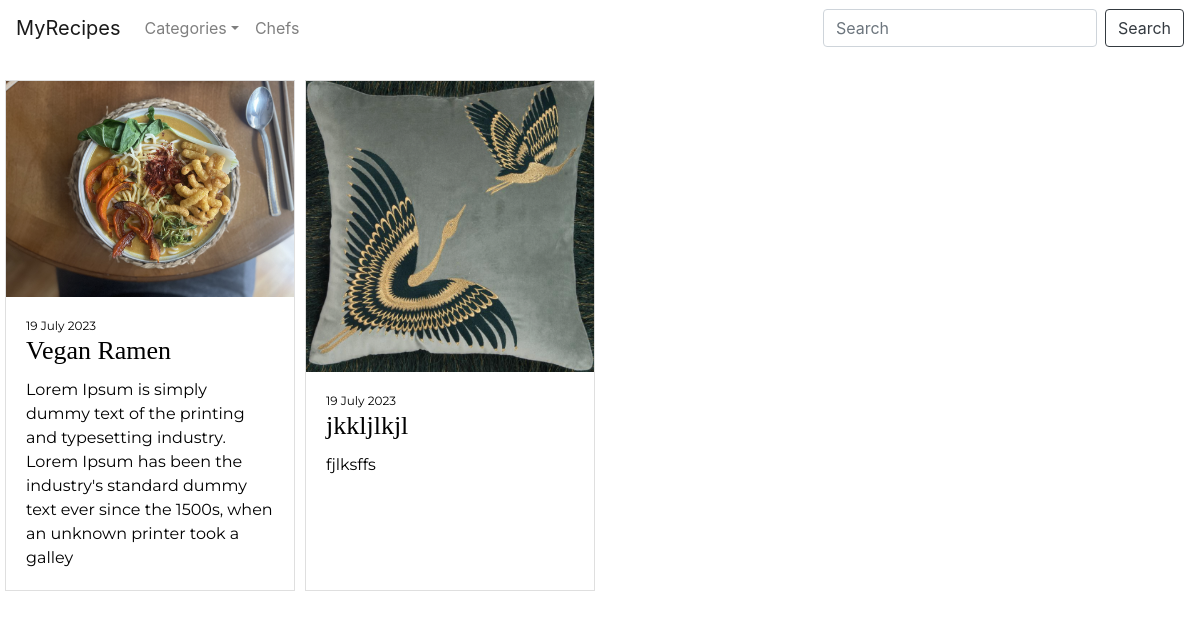
The page / on the database its author committed.
### recipes/models/recipe.py (models this page shows)
class Recipe(models.Model):
    title = models.CharField(max_length=50)
    description = models.CharField(max_length=200)
    chef = models.ForeignKey(Chef, on_delete=models.CASCADE)
    ingredients = models.ManyToManyField(Ingredient)
    preparation = models.TextField(blank=True)
    categories = models.ManyToManyField(Category)
    created_at = models.DateTimeField(auto_now_add=True)
    photo = models.ImageField(upload_to='images', default='image')

### recipes/views.py (the view)
# urls.py: 2. Add a URL to urlpatterns:  path('', views.home, name='home')
def home(request):
    categories = Category.objects.all()
    recipes = Recipe.objects.all()
    return render(request, '../templates/recipes/home.html', {'recipes': recipes, 'categories': categories})

### recipes/templates/recipes/home.html
{% extends 'recipes/base.html' %}
{% block content %}
<div class="container-fluid ">
    <div class="row g-3">
        {% for recipe in recipes %}
        <div class="col-12 col-md-6 col-lg-3">
            <a class="recipe-card" href="{% url 'recipe_detail_page' pk=recipe.pk %}">
                <div class="card h-100">
                    <div class="image"><img class="card-img-top" src={{recipe.photo}} alt="Card image cap"></div>
                    <div class="card-body">
                        <p class="date">{{ recipe.created_at|date:"j E Y" }}</p>
                        <h5 class="card-title ">{{ recipe.title }}</h5>
                        <p class="card-text">{{ recipe.description|linebreaksbr }}</p>
                    </div>
                </div>
            </a>
        </div>
        {% endfor %}
    </div>
</div>
{% endblock %}

### recipes/static/css/style.css (style rules this page uses)
.container-fluid { padding: 80px 15px 0 15px; }
p { font-family: 'Montserrat', sans-serif; margin:0; }
h1, h2, h3, h4 ,h5 { font-family: 'Playfair Display', serif; }
h5 { font-size: 26px; }
.col-12 { padding: 0 5px 10px 5px; }
.recipe-card { color: #000; position: relative; text-decoration: none; }
.recipe-card::before { background: hsla(360, 100%, 100%, 0.59); content: ""; inset: 0; position: absolute; width: 0; transition: 0.5s ease-in-out; z-index: 100; }
.card { border-radius: 0; }
.card-body { display:flex; height:100%; flex-direction:column; }
.image { height:50%; }
.card-img-top { border-radius: 0; }
.date { font-size: 12px; }
.card-text { flex-grow: 1; }
.image { height:100%; }
img { display:block; width:100%; height:100%; object-fit: cover; }

### rows shown on the page
Recipe: photo (picture), created_at "19 July 2023", title "Vegan Ramen", description "Lorem Ipsum is simply dummy text of the printing and typesetting industry. Lorem Ipsum has been the industry's standard dummy text ever since the 1500s, when an unknown printer took a galley"
Recipe: photo (picture), created_at "19 July 2023", title "jkkljlkjl", description "fjlksffs"
